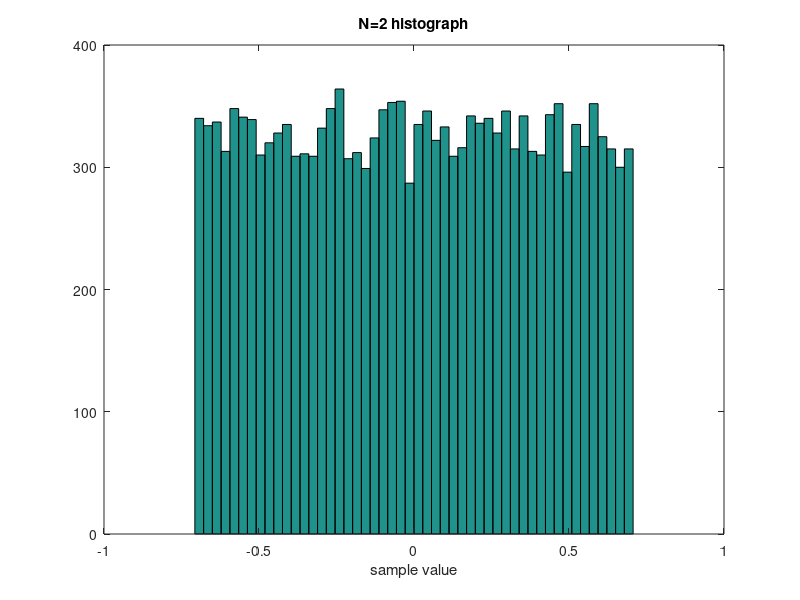
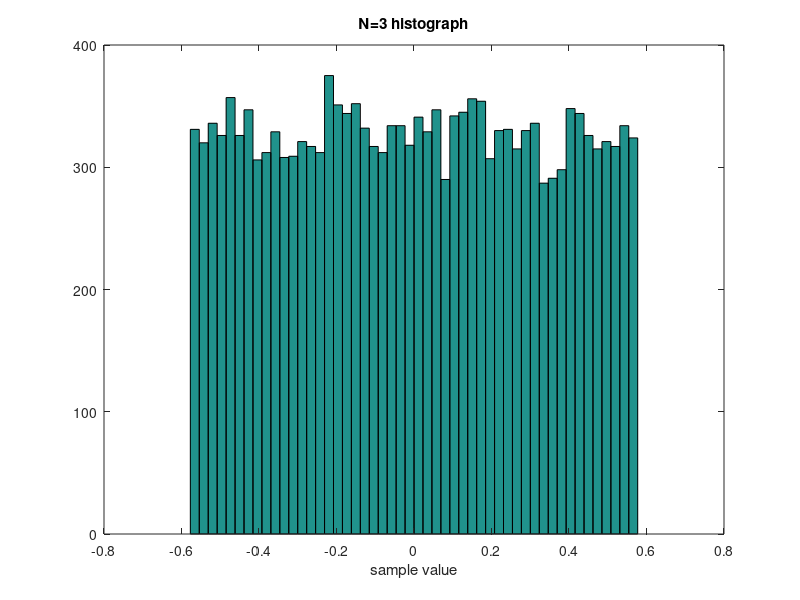
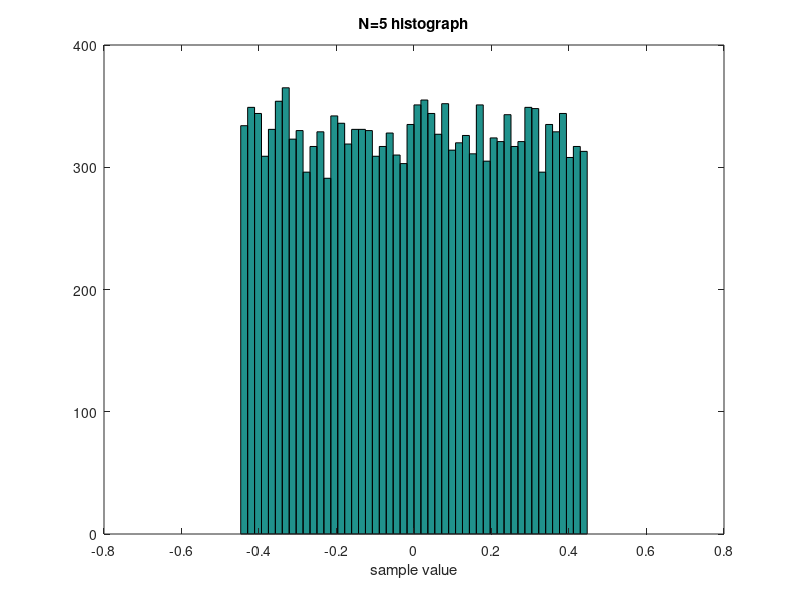
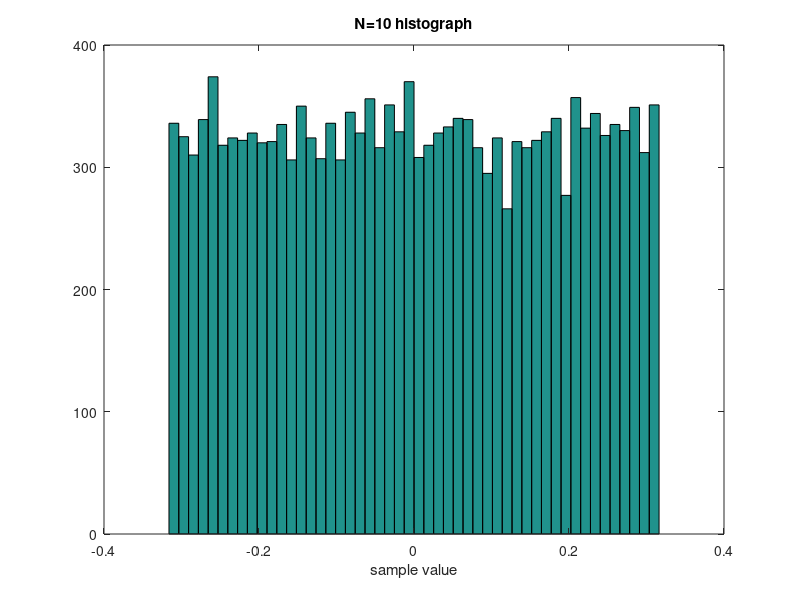

The MATLAB script that drew these images, in order:
%Eric Morse ECE310 HW#2 Problem 2
f = linspace(-10,10);
p = exp((-(pi*f).^2)/5);
t = sinc(f);
semilogy(f, p, '-', f, t, '*-')
ylim([10^(-5) 1])
xlim([-10 10])
title('Signal Comparison')
xlabel('frequency (Hz)')
ylabel('Power Spectral Density')
legend('PAM signal', 'Rectangular signal')

%% Problem 3
f = linspace(-1000000, 1000000);
S = (70*10^(-6))^2*(sinc(5*10^(-6)*f).*sin(2.5*10^(-6)*2*pi*f)).^2/(10*10^(-6));
plot(f, S)
title('Manchester power spectrum')
xlabel('frequency (Hz)')
ylabel('Amplitude')
%% Problem 4
N = 2;
for i = 1:N
    for j=1:16384
        r1(j,i) = -1+2*rand;
    end
end
for i = 1:16384
    for j = 1:N
        y1(i) = sqrt(N)*r1(i,j)/N;
    end
end
N = 3;
for i = 1:N
    for j=1:16384
        r2(j,i) = -1+2*rand;
    end
end
for i = 1:16384
    for j = 1:N
        y2(i) = sqrt(N)*r2(i,j)/N;
    end
end
N = 5;
for i = 1:N
    for j=1:16384
        r3(j,i) = -1+2*rand;
    end
end
for i = 1:16384
    for j = 1:N
        y3(i) = sqrt(N)*r3(i,j)/N;
    end
end
N = 10;
for i = 1:N
    for j=1:16384
        r4(j,i) = -1+2*rand;
    end
end
for i = 1:16384
    for j = 1:N
        y4(i) = sqrt(N)*r4(i,j)/N;
    end
end
N = 100;
for i = 1:N
    for j=1:16384
        r5(j,i) = -1+2*rand;
    end
end
for i = 1:16384
    for j = 1:N
        y5(i) = sqrt(N)*r5(i,j)/N;
    end
end
nbins = 50;
figure(1)
hist(y1,nbins)
title('N=2 histograph')
xlabel('sample value')
figure(2)
hist(y2,nbins)
title('N=3 histograph')
xlabel('sample value')
figure(3)
hist(y3,nbins)
title('N=5 histograph')
xlabel('sample value')
figure(4)
hist(y4,nbins)
title('N=10 histograph')
xlabel('sample value')
figure(5)
hist(y5,nbins)
title('N=100 histograph')